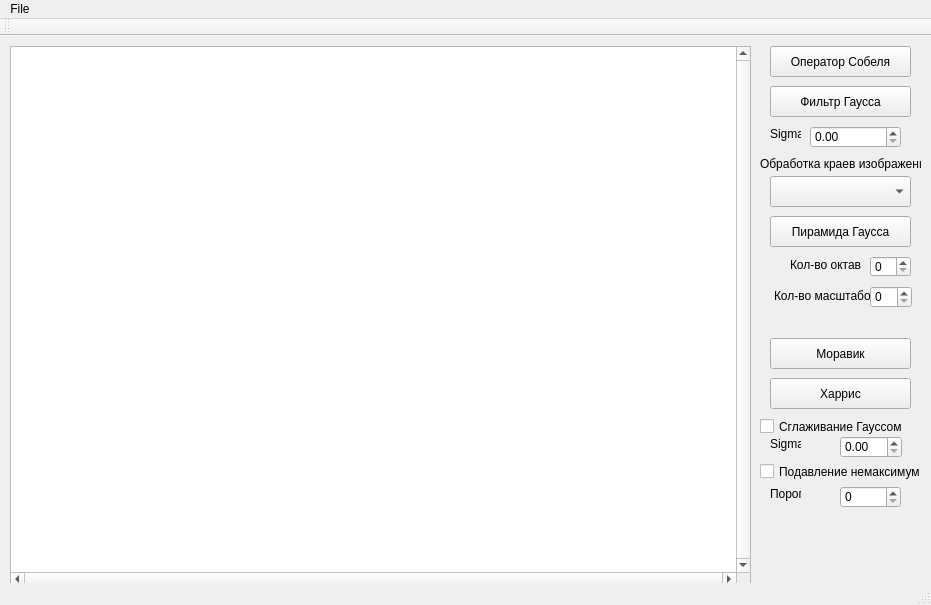
<?xml version="1.0" encoding="UTF-8"?>
<ui version="4.0">
 <class>MainWindow</class>
 <widget class="QMainWindow" name="MainWindow">
  <property name="geometry">
   <rect>
    <x>0</x>
    <y>0</y>
    <width>931</width>
    <height>605</height>
   </rect>
  </property>
  <property name="windowTitle">
   <string>MainWindow</string>
  </property>
  <widget class="QWidget" name="centralWidget">
   <widget class="QGraphicsView" name="graphicsView">
    <property name="geometry">
     <rect>
      <x>10</x>
      <y>10</y>
      <width>741</width>
      <height>541</height>
     </rect>
    </property>
    <property name="verticalScrollBarPolicy">
     <enum>Qt::ScrollBarAlwaysOn</enum>
    </property>
    <property name="horizontalScrollBarPolicy">
     <enum>Qt::ScrollBarAlwaysOn</enum>
    </property>
    <property name="sizeAdjustPolicy">
     <enum>QAbstractScrollArea::AdjustIgnored</enum>
    </property>
   </widget>
   <widget class="QPushButton" name="SobelButton">
    <property name="geometry">
     <rect>
      <x>770</x>
      <y>10</y>
      <width>141</width>
      <height>31</height>
     </rect>
    </property>
    <property name="text">
     <string>Оператор Собеля</string>
    </property>
   </widget>
   <widget class="QComboBox" name="EdgeWorkTypeComboBox">
    <property name="geometry">
     <rect>
      <x>770</x>
      <y>140</y>
      <width>141</width>
      <height>31</height>
     </rect>
    </property>
   </widget>
   <widget class="QLabel" name="label_Sigma">
    <property name="geometry">
     <rect>
      <x>770</x>
      <y>90</y>
      <width>31</width>
      <height>16</height>
     </rect>
    </property>
    <property name="text">
     <string>Sigma</string>
    </property>
   </widget>
   <widget class="QPushButton" name="GaussBlurButton">
    <property name="geometry">
     <rect>
      <x>770</x>
      <y>50</y>
      <width>141</width>
      <height>31</height>
     </rect>
    </property>
    <property name="text">
     <string>Фильтр Гаусса</string>
    </property>
   </widget>
   <widget class="QDoubleSpinBox" name="doubleSpinBox">
    <property name="geometry">
     <rect>
      <x>810</x>
      <y>90</y>
      <width>91</width>
      <height>22</height>
     </rect>
    </property>
    <property name="singleStep">
     <double>0.100000000000000</double>
    </property>
   </widget>
   <widget class="QLabel" name="label_Edge">
    <property name="geometry">
     <rect>
      <x>760</x>
      <y>120</y>
      <width>161</width>
      <height>16</height>
     </rect>
    </property>
    <property name="text">
     <string>Обработка краев изображения:</string>
    </property>
   </widget>
   <widget class="QPushButton" name="pushButton">
    <property name="geometry">
     <rect>
      <x>770</x>
      <y>180</y>
      <width>141</width>
      <height>31</height>
     </rect>
    </property>
    <property name="text">
     <string>Пирамида Гаусса</string>
    </property>
   </widget>
   <widget class="QLabel" name="label_3">
    <property name="geometry">
     <rect>
      <x>790</x>
      <y>221</y>
      <width>71</width>
      <height>16</height>
     </rect>
    </property>
    <property name="text">
     <string>Кол-во октав</string>
    </property>
   </widget>
   <widget class="QLabel" name="label_4">
    <property name="geometry">
     <rect>
      <x>774</x>
      <y>252</y>
      <width>101</width>
      <height>16</height>
     </rect>
    </property>
    <property name="text">
     <string>Кол-во масштабов</string>
    </property>
   </widget>
   <widget class="QSpinBox" name="colScales">
    <property name="geometry">
     <rect>
      <x>870</x>
      <y>250</y>
      <width>42</width>
      <height>22</height>
     </rect>
    </property>
   </widget>
   <widget class="QSpinBox" name="colOctave">
    <property name="geometry">
     <rect>
      <x>870</x>
      <y>220</y>
      <width>41</width>
      <height>21</height>
     </rect>
    </property>
   </widget>
   <widget class="QLabel" name="label_Sigma_2">
    <property name="geometry">
     <rect>
      <x>770</x>
      <y>400</y>
      <width>31</width>
      <height>16</height>
     </rect>
    </property>
    <property name="text">
     <string>Sigma</string>
    </property>
   </widget>
   <widget class="QCheckBox" name="useNonMaximum">
    <property name="geometry">
     <rect>
      <x>760</x>
      <y>420</y>
      <width>161</width>
      <height>31</height>
     </rect>
    </property>
    <property name="text">
     <string>Подавление немаксимумов</string>
    </property>
   </widget>
   <widget class="QPushButton" name="HarrisonButton">
    <property name="geometry">
     <rect>
      <x>770</x>
      <y>342</y>
      <width>141</width>
      <height>31</height>
     </rect>
    </property>
    <property name="text">
     <string>Харрис</string>
    </property>
   </widget>
   <widget class="QPushButton" name="MoravecButton">
    <property name="geometry">
     <rect>
      <x>770</x>
      <y>302</y>
      <width>141</width>
      <height>31</height>
     </rect>
    </property>
    <property name="text">
     <string>Моравик</string>
    </property>
   </widget>
   <widget class="QCheckBox" name="useGauss">
    <property name="enabled">
     <bool>true</bool>
    </property>
    <property name="geometry">
     <rect>
      <x>760</x>
      <y>380</y>
      <width>151</width>
      <height>21</height>
     </rect>
    </property>
    <property name="text">
     <string>Сглаживание Гауссом</string>
    </property>
    <property name="checkable">
     <bool>true</bool>
    </property>
   </widget>
   <widget class="QSpinBox" name="Tvalue">
    <property name="geometry">
     <rect>
      <x>840</x>
      <y>450</y>
      <width>61</width>
      <height>22</height>
     </rect>
    </property>
    <property name="maximum">
     <number>1000000000</number>
    </property>
   </widget>
   <widget class="QDoubleSpinBox" name="sigmaForHarrison">
    <property name="geometry">
     <rect>
      <x>840</x>
      <y>400</y>
      <width>62</width>
      <height>22</height>
     </rect>
    </property>
   </widget>
   <widget class="QLabel" name="label_Sigma_3">
    <property name="geometry">
     <rect>
      <x>770</x>
      <y>450</y>
      <width>31</width>
      <height>16</height>
     </rect>
    </property>
    <property name="text">
     <string>Порог</string>
    </property>
   </widget>
  </widget>
  <widget class="QMenuBar" name="menuBar">
   <property name="geometry">
    <rect>
     <x>0</x>
     <y>0</y>
     <width>931</width>
     <height>21</height>
    </rect>
   </property>
   <widget class="QMenu" name="menuFile">
    <property name="title">
     <string>File</string>
    </property>
    <addaction name="actionOpenImage"/>
   </widget>
   <addaction name="menuFile"/>
  </widget>
  <widget class="QToolBar" name="mainToolBar">
   <attribute name="toolBarArea">
    <enum>TopToolBarArea</enum>
   </attribute>
   <attribute name="toolBarBreak">
    <bool>false</bool>
   </attribute>
  </widget>
  <widget class="QStatusBar" name="statusBar"/>
  <action name="actionOpenImage">
   <property name="text">
    <string>Open Image</string>
   </property>
  </action>
 </widget>
 <layoutdefault spacing="6" margin="11"/>
 <resources/>
 <connections/>
</ui>
